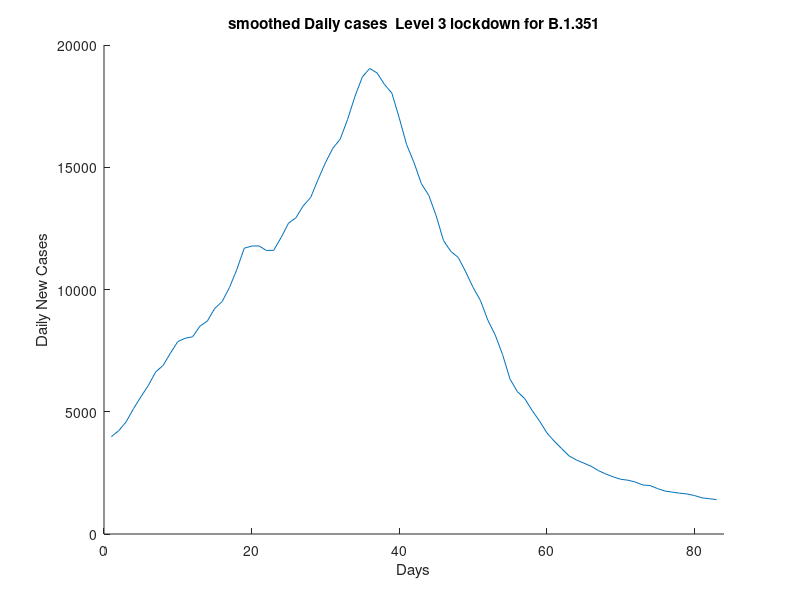

MATLAB code for this plot:
load ('SAdata.mat')

%for Beta level 3
figure
hold on
plot(new_cases_smoothed(99:181))
xlim([0,84])
xlabel('Days')
ylabel('Daily New Cases')
title('smoothed Daily cases  Level 3 lockdown for B.1.351')